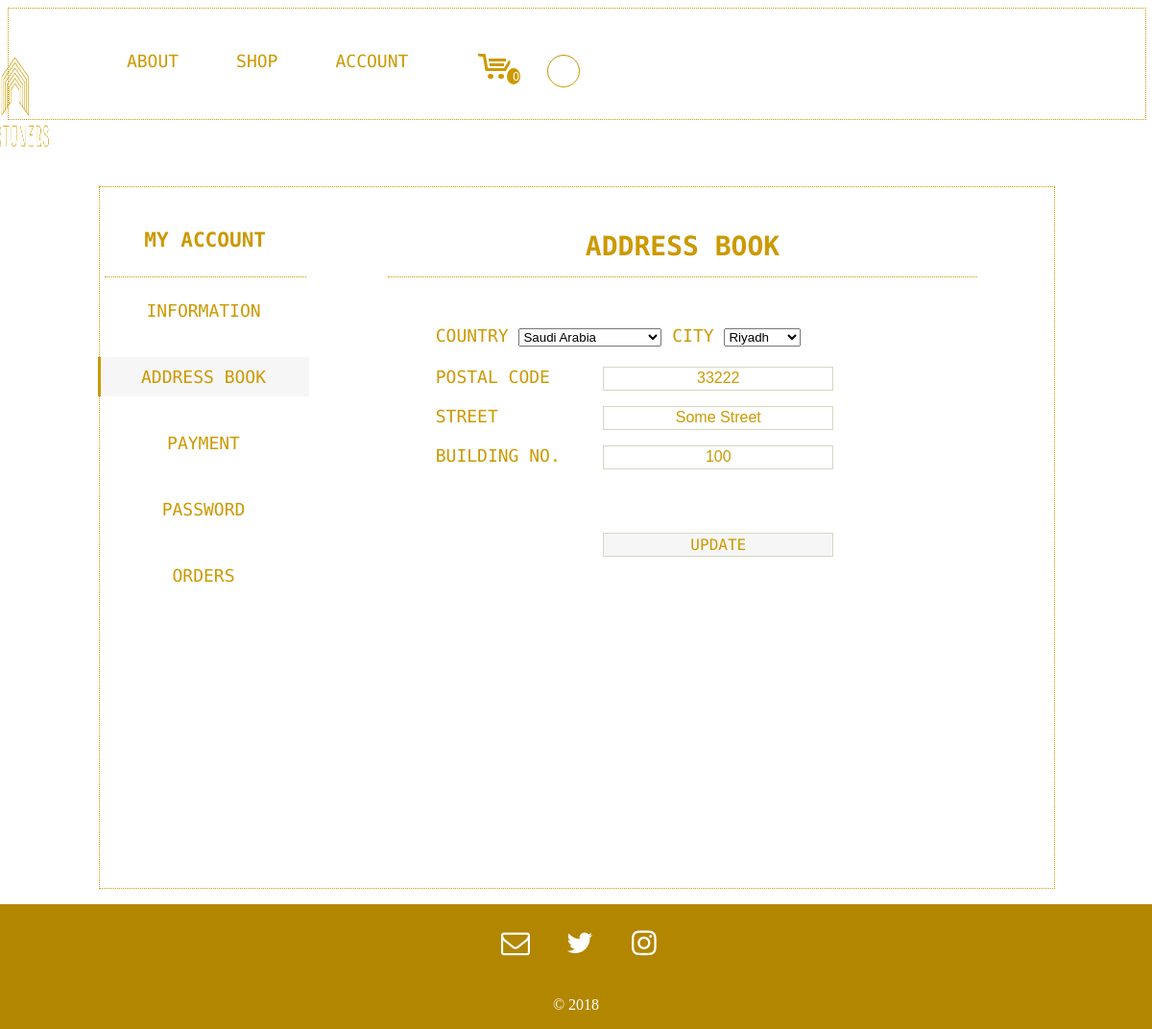
The app's page /Personal_editAddress.php?id=6 (signed in) with its own data.
### tables this page shows
CREATE TABLE `address` (
  `addressID` int(10) NOT NULL,
  `buildingNo` varchar(15) NOT NULL,
  `street` varchar(30) NOT NULL,
  `city` varchar(15) NOT NULL,
  `country` varchar(20) NOT NULL,
  `postalCode` int(15) NOT NULL,
  `Email` varchar(30) NOT NULL
);

### Personal_editAddress.php (the view, shortened to what this page needs)
<html>
<head>
<link rel="stylesheet" href="https://cdnjs.cloudflare.com/ajax/libs/font-awesome/4.7.0/css/font-awesome.min.css">
<link href="CSS/Personal_navigationbar.css" rel="stylesheet" type="text/css">
</head>
<body>
<?php include 'personal_header.php';?>
<div class="navigationbar">
<div class="container">
	<div class="row">
		<div class="wrapper">
    	    <div class="side-bar">
            <ul>
              <li class="menu-head"><h3> MY ACCOUNT</h3></li>
              <div class="menu">
                <li>
                  <a  href ="Personal_info.php">INFORMATION</a>
              </li>
                <li>
                     <a class="active" href ="Personal_AddressBook.php">ADDRESS BOOK</a>
                </li>  <li>
                      <a href ="Personal_Payment.php">PAYMENT</a>
                  </li>
                <li>
                    <a href ="Personal_Password.php">PASSWORD</a>
                </li>
                <li>
                    <a href ="Personal_orders.php">ORDERS</a>
                </li>
                    </div>
                </ul>
    	    </div>
            <div class="content">
              <div class="col-md-12">
                 <div class="panel panel-default">
                     <div class="panel-heading">ADDRESS BOOK</div>
                     <div class="panel-body">
                       <div class="address">
                        <?php
    $email = $_SESSION['email'];
    $addressID = $_GET['id'];
    $con= mysqli_connect('localhost','root','');
    mysqli_select_db($con,"fortuners");
   $check="SELECT email FROM address WHERE addressID='$addressID';";
    $checkResult = mysqli_query($con,$check);
    $checkRows = mysqli_fetch_assoc($checkResult);
    $checkEmail = $checkRows['email'];
    if($email!=$checkEmail){
    header("Location: Personal_AddressBook.php");
    }
    else{
    $query = " SELECT * FROM address WHERE addressID='$addressID';";
    $result = mysqli_query($con,$query);
    $row = mysqli_fetch_assoc($result);
    $country = $row['country'];
    $postal = $row['postalCode'];
    $street = $row['street'];
    $building = $row['buildingNo'];
     echo"
<form method='POST' action='updateAddress.php?id=$addressID'>
<lable>COUNTRY</lable>
<select id='country' name='country' required onchange='changeCity()'>";
if($country=="Saudi Arabia"){
  echo"<option value='Saudi Arabia' selected>Saudi Arabia</option>";
}
else{
  echo"<option value='Saudi Arabia'>Saudi Arabia</option>";
}
  echo"
</select>
<lable>CITY</lable>
<select id='city' name='city' required></select>
<br><br>
<div>
<lable for='postal'>POSTAL CODE</lable>
<input id='postal' type='text' name='postal' maxlength='5' value='$postal' required onblur='validate('postal', this.value)'>
</input>
<p id='err_postal' class='error' ></p>
</div>
<div>
<lable for='street'>STREET</lable>
<input id='street' type='text' name='street' value='$street' required onblur='validate('street', this.value)'>
</input>
<p id='err_street' class='error' ></p>
</div>
<div>
<lable for='building'>BUILDING NO.</lable>
<input id='building' type='text' name='building' value='$building' required onblur='validate('building', this.value)'>
</input>
<p id='err_building' class='error' ></p>
</div>
<input type='submit' class='button' name='updateinfo' value='UPDATE' onclick='return checkAddressForm()'></input>
</form>";
}
?>
</div>
                    </div>
                </div>
            </div>
          </div>
	</div>
</div>
</div>
</div>
</body>
</html>

### CSS/Personal_navigationbar.css (style rules this page uses)
body { color: #cc9900; }
.navigationbar .container { right: 250px; width:84%; margin-left: 8%; margin-right: 8%; margin-top: -3.5%; overflow:hidden; display:inline-block; border:1.5px dotted #cc9900; font-family: 'Nova Mono', sans-serif; }
.navigationbar .side-bar { background:transparent; position:absolute; height:20%; width:200px; color:#cc9900; left: 5%; transition: margin-left 0.5s; }
.navigationbar .side-bar ul { margin-left: 14%; }
.navigationbar .side-bar ul li.menu-head { font-weight: bold; padding:5px; border-bottom:1.5px dotted #cc9900; margin-left: 12%; width: 200px; text-align: center; }
.navigationbar .side-bar ul .menu li a { color:#cc9900; text-decoration:none; display:inline-table; width:180px; height: 20px; padding-left:20px; padding-right:20px; padding-top:10px; padding-bottom:10px; text-align: center; }
.navigationbar .side-bar ul .menu li a.active { padding-left:17px; background:#f6f6f6; border-left:3px solid #cc9900; }
.navigationbar .content { color:#cc9900; padding-left: 300px; padding-right: 80px; padding-top: 30px; transition: padding-left 0.5s; box-sizing: inherit; min-height: 700px; position: static; }
.navigationbar .content .panel-heading { text-align: center; font-weight: bold; font-size: 28px; border-bottom:1.5px dotted #cc9900; padding: 15px; }
.navigationbar .content .panel-body { padding: 50px; font-size: 18px; }
.navigationbar .button { cursor: pointer; background-color: #f6f6f6; float: right; margin-top: 50px; margin-bottom: 50px; margin-right: 140px; font-family: 'Nova Mono', sans-serif; }
.navigationbar a { color: #cc9900; }
input { margin-bottom: 10px; font-size:16px; color:#cc9900; border: 1px solid #d6d6c2; width: 240px; height: 25px; text-align: center; }
.container .address { display: block; }
.container .address input { float: right; margin-right: 100px; margin-bottom: 0px; }
.container .address div { margin-bottom: 20px; }

### CSS/Header.css (style rules this page uses)
ul,.header { margin-left:-12%; list-style-type: none; padding: 0; }
li,.header { font-size:18px; padding: 14px; float: left; }
li a, .dropbtn { display: inline-block; color: #cc9900; text-align: right; padding: 14px 16px; text-decoration: none; }

### CSS/Footer.css (style rules this page uses)
.footer { margin-top:1em; position: absolute; right: 0; left: 0; padding: 1rem; padding: 0.00em; background-color: #b38600; text-align: center; }
.footer p { font-family: "Times New Roman", Times, serif; color:white; }
.footer a { text-decoration:none; color: white; }
.footer .fa { padding: 20px; font-size: 30px; width: 20px; text-align: center; text-decoration: none; margin: 5px 2px; }
.footer .fa-twitter { background:none; color: white; }
.footer .fa-instagram { background: none; color: white; }

### records on screen
address: country "Saudi Arabia", postal "33222", street "Some Street", building "100"
